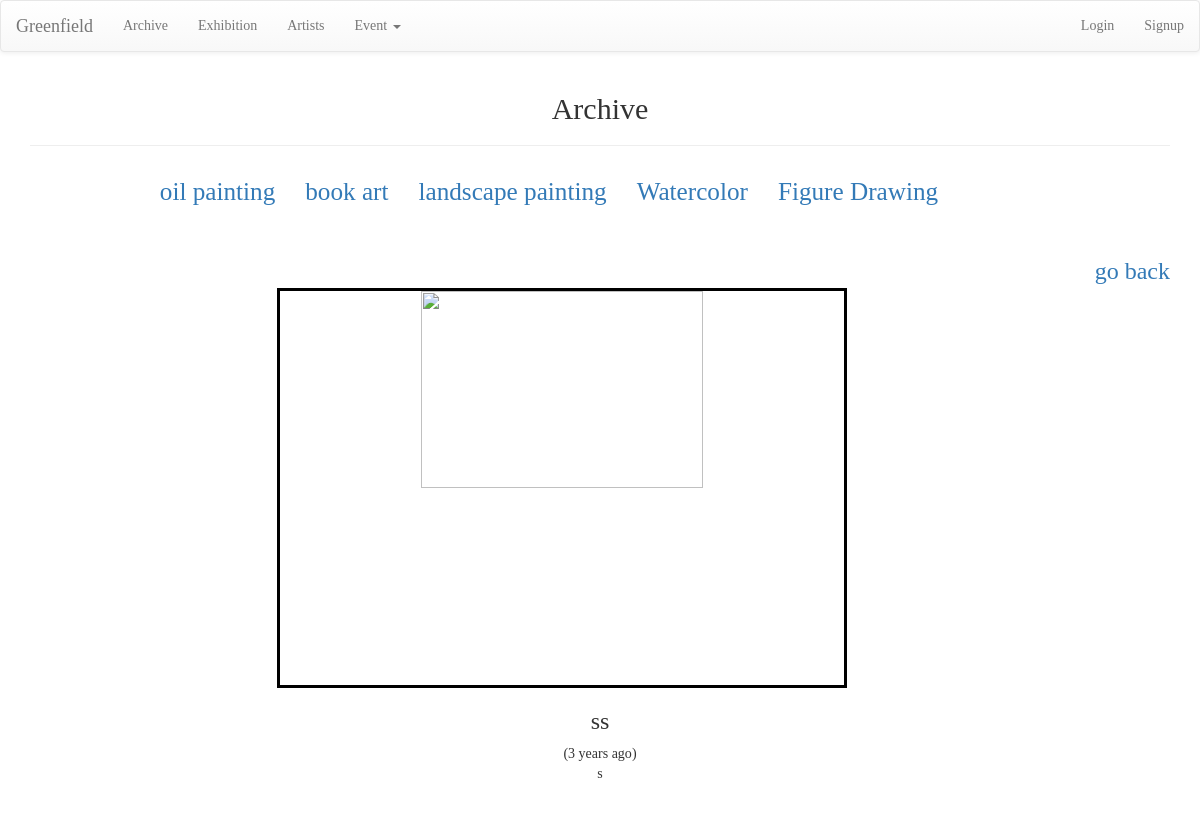
Page /archive/oilpainting/pic/4 on the committed database.
### archive/models.py (models this page shows, shortened)
class Pic(models.Model):
    title = models.CharField(
            max_length=200,
            validators=[MinLengthValidator(2, "Title must be greater than 2 characters")]
    )
    text = models.TextField()
    owner = models.ForeignKey(settings.AUTH_USER_MODEL, on_delete=models.CASCADE)
    picture = models.BinaryField(null=True, blank=True, editable=True)  #pixel goes here
    content_type = models.CharField(max_length=256, null=True, blank=True,  #content_type==metedata in network
                                    help_text='The MIMEType of the file')
    created_at = models.DateTimeField(auto_now_add=True)
    updated_at = models.DateTimeField(auto_now=True)

### archive/views.py (the view)
# urls.py: path('oilpainting/pic/<int:pk>', views.PicDetailView.as_view(), name='pic_detail'),
class PicDetailView(OwnerDetailView):
    model = Pic
    template_name = "archive/detail.html"

### archive/templates/archive/detail.html (shortened to what this page needs)
{% extends 'archive/archive_base.html' %}
{% load humanize %}
{% block subcontent %}
<div class="container" style="font-family: 'Bodoni Moda'; text-align:center ; margin-bottom:15em;">
  <h3 style="float: right;" >
    <a href="{% url 'archive:oilpainting' %}">go back</a>
  </h3>
{% if pic.content_type %}
<div id="overlay" class="overlay" style="text-align: center;"
   onclick="document.getElementById('overlay').style.display = 'none';" >
<img style="width:50%;margin-top: 50px; border:3px solid black;" src="{% url 'archive:pic_picture' pic.id %}">
<span style="float: center;">
<h3>{{ pic.title }}</h3>
({{ pic.updated_at|naturaltime }})
<p>{{ pic.text }}</p>
</span>
{% endif %}
</div>
</div>
{% endblock %}

### static/css/base.css (style rules this page uses)
body { font-family: 'Source Sans Pro', sans-serif; font-size: 18px; text-decoration: none; background-color: grey; color:white; }

### rows in the picture
Pic: title "ss", updated_at "3 years ago", text "s"
